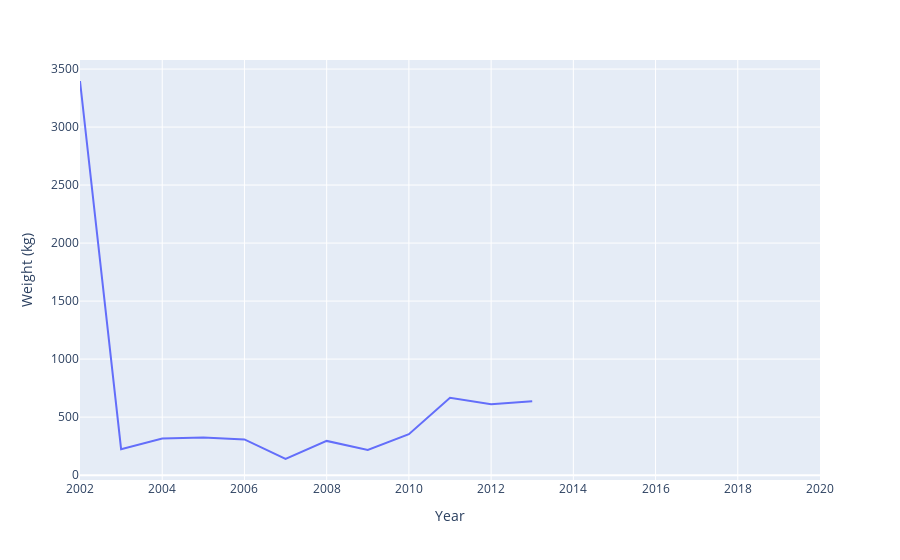

Write notebook code for a chart like this one.
### Code cell
figMexicoImp

### Figure 1 — Plotly figure (JSON) as saved in the notebook; plotly's stock layout.template omitted (floating-point values rounded to 4 significant figures)
{"data": [{"hovertemplate": "Year=%{x}<br>Weight (kg)=%{y}<extra></extra>", "legendgroup": "", "line": {"color": "#636efa", "dash": "solid"}, "marker": {"symbol": "circle"}, "mode": "lines", "name": "", "orientation": "v", "showlegend": false, "type": "scatter", "x": [2020, 2019, 2018, 2017, 2016, 2015, 2014, 2013, 2012, 2011, 2010, 2009, 2008, 2007, 2006, 2005, 2004, 2003, 2002], "xaxis": "x", "y": [null, null, null, null, null, null, null, 637, 611, 666, 353, 217, 295, 139, 308, 325, 316, 224, 3397], "yaxis": "y"}], "layout": {"legend": {"tracegroupgap": 0}, "margin": {"t": 60}, "xaxis": {"anchor": "y", "domain": [0, 1], "title": {"text": "Year"}}, "yaxis": {"anchor": "x", "domain": [0, 1], "title": {"text": "Weight (kg)"}}}}
